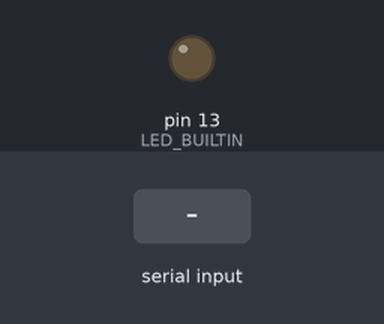
This sketch was run on a simulated Arduino Uno, built with avr-gcc and run on an emulated ATmega328P. On the bench: output pins drawn as LEDs (lit = HIGH). Inputs (shaded band) come from the test bench.

Above: at 1.2 s.
1.3 s: byte 30 received over Serial
At 1.8 s:
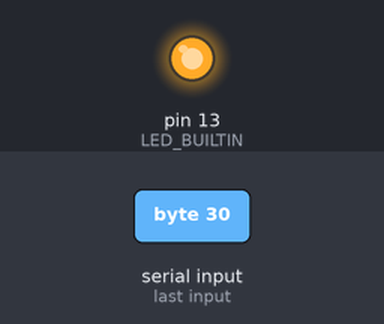
Timing chart, 0 to 4.3 s (numbered marks = the images above; inputs shaded):
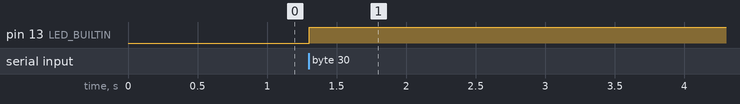

Measured:
- after the input at 1.3 s, pin 13 (LED_BUILTIN): LOW → HIGH at once

The sketch:

ComSerialUSB.ino
```cpp
// Script de configuracion del puerto Serial
    // Enciende/apaga el LED cada que
    // recibe un valor por el puerto serie

boolean Mensaje = false;


void setup()
{
	Serial.begin(9600);
    pinMode(LED_BUILTIN,OUTPUT);
}

void loop()
{
	char c;

    if (Serial.available())
    {
        c = Serial.read();

        Mensaje = !Mensaje;
        if (Mensaje)
        {
            digitalWrite(LED_BUILTIN, HIGH);
        }else  digitalWrite(LED_BUILTIN, LOW);

    }
    delay(10);

}
```
